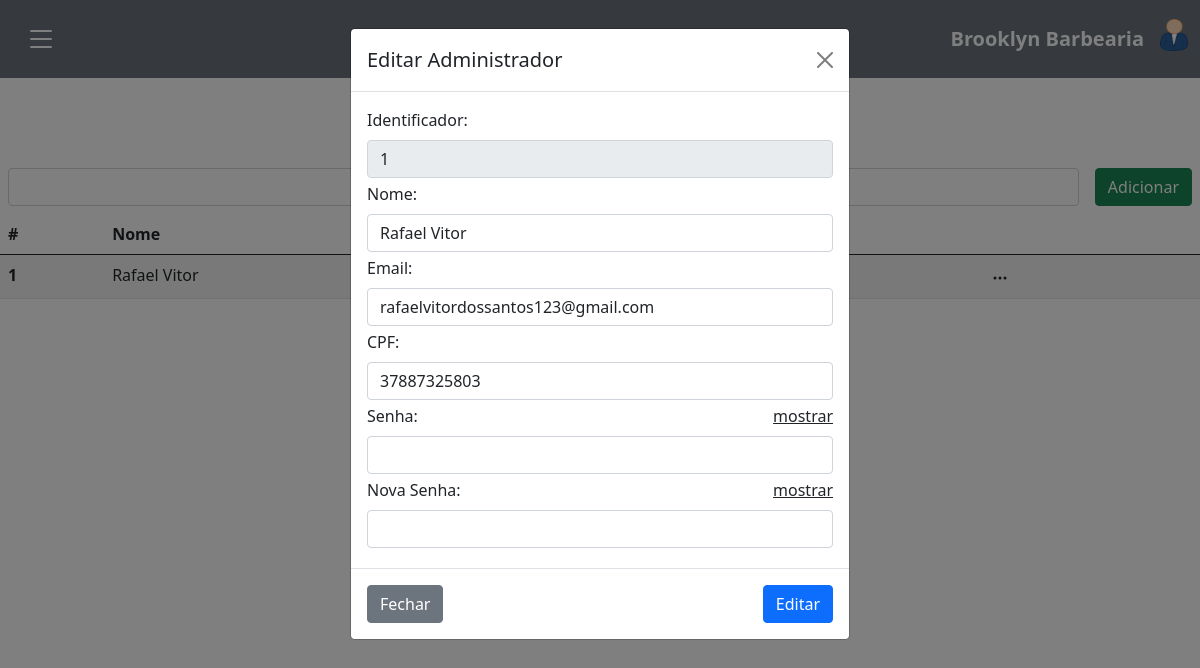
/admin/page/administrador.php?edit=1 (signed in), run on the app's committed database.
### tables this page shows
CREATE TABLE IF NOT EXISTS `cad_login` (
`log_id` int NOT NULL AUTO_INCREMENT,
`log_nome` varchar(155) NOT NULL ,
`log_cpf` varchar(99) NOT NULL ,
`log_email` varchar(255) NOT NULL ,
`log_senha` varchar(455) NOT NULL ,
`log_permissao` int NOT NULL ,
`log_ativo` int DEFAULT 1 ,
PRIMARY KEY (`log_id`)
);

### admin/page/administrador.php (the view, shortened to what this page needs)
<!DOCTYPE html>
<html lang="pt-br">
<head>
  <link href="https://cdn.jsdelivr.net/npm/bootstrap@5.0.2/dist/css/bootstrap.min.css" rel="stylesheet">
</head>
<body>
  <?php require_once('menu.php'); ?>
  <?php
  $id = $_SESSION['barber_admin_id'];
  $sql = "SELECT log_id, log_nome, log_cpf, log_email FROM cad_login WHERE log_ativo = 1 AND log_id not in('$id')";
  $query = mysqli_query($connection, $sql);
  ?>
  <h1 class="text-center mb-3" style="margin-top: 96px;">Administradores</h1>
  <div class="d-flex justify-content-end gap-3 p-2">
    <button class="btn btn-success" data-bs-toggle="modal" data-bs-target="#adicionarModal">Adicionar</button>
  </div>
  <table class="table table-striped">
    <thead>
      <tr>
        <th scope="col">#</th>
        <th scope="col">Nome</th>
        <th scope="col">CPF</th>
        <th scope="col"></th>
      </tr>
    </thead>
    <tbody>
      <?php while ($dados = mysqli_fetch_array($query)) { ?>
        <tr>
          <th scope="row"><?php echo $dados['log_id']; ?></th>
          <td><?php echo $dados['log_nome']; ?></td>
          <td><?php echo $dados['log_cpf']; ?></td>
          <td>
            <button class="btn btn-transparent pt-0 pb-0" type="button" id="dropdownMenuButton1" data-bs-toggle="dropdown" aria-expanded="false">
              <svg xmlns="http://www.w3.org/2000/svg" width="16" height="16" fill="currentColor" class="bi bi-three-dots" viewBox="0 0 16 16">
                <path d="M3 9.5a1.5 1.5 0 1 1 0-3 1.5 1.5 0 0 1 0 3m5 0a1.5 1.5 0 1 1 0-3 1.5 1.5 0 0 1 0 3m5 0a1.5 1.5 0 1 1 0-3 1.5 1.5 0 0 1 0 3" />
              </svg>
            </button>
          </td>
        </tr>
      <?php } ?>
    </tbody>
  </table>
  <?php
  if (isset($_GET['edit'])) {
    $id = $_GET['edit'];
    $sqlEdit = "SELECT * FROM cad_login WHERE log_id = $id LIMIT 1";
    $queryEdit = mysqli_query($connection, $sqlEdit);
    $dadosEdit = mysqli_fetch_array($queryEdit);
  }
  ?>
  <form method="POST" action="../../src/php/admin/administrador/editar.php" class="modal fade" id="editarModal" data-bs-backdrop="static" data-bs-keyboard="false" tabindex="-1" aria-labelledby="staticBackdropLabel" aria-hidden="true">
    <div class="modal-dialog">
      <div class="modal-content">
        <div class="modal-header">
          <h5 class="modal-title" id="staticBackdropLabel">Editar Administrador</h5>
          <button type="button" class="btn-close" data-bs-dismiss="modal" aria-label="Close"></button>
        </div>
        <div class="modal-body">
          <div class="mb-1">
            <label class="form-label">Identificador:</label>
            <input type="text" disabled class="form-control" value="<?php echo $dadosEdit['log_id']; ?>" required>
          </div>
          <div class="mb-1">
            <label for="nome" class="form-label">Nome:</label>
            <input type="text" class="form-control" value="<?php echo $dadosEdit['log_nome']; ?>" name="nome" id="nome" required>
          </div>
          <div class="mb-1">
            <label for="email" class="form-label">Email:</label>
            <input type="email" class="form-control" name="email" value="<?php echo $dadosEdit['log_email']; ?>" id="email" required>
          </div>
          <div class="mb-1">
            <label for="cpf" class="form-label">CPF:</label>
            <input type="text" class="form-control" name="cpf" value="<?php echo $dadosEdit['log_cpf']; ?>" id="cpf" required>
          </div>
          <div class="mb-1">
            <label for="senhaedit" class="form-label d-flex justify-content-between">Senha: <span onclick="mostrarSenhaEdit()" class="text-decoration-underline">mostrar</span></label>
            <input type="password" class="form-control" name="senha" id="senhaedit" required>
          </div>
          <div class="mb-1">
            <label for="senhanova" class="form-label d-flex justify-content-between">Nova Senha: <span onclick="mostrarSenhaNova()" class="text-decoration-underline">mostrar</span></label>
            <input type="password" class="form-control" name="senhanova" id="senhanova">
          </div>
        </div>
        <div class="modal-footer justify-content-between">
          <button type="button" class="btn btn-secondary" data-bs-dismiss="modal">Fechar</button>
          <button type="submit" class="btn btn-primary">Editar</button>
        </div>
      </div>
    </div>
  </form>
</body>
</html>

### data on the page
cad_login: log_id "1", log_nome "Rafael Vitor", nome "Rafael Vitor", email "rafaelvitordossantos123@gmail.com", cpf "37887325803"
